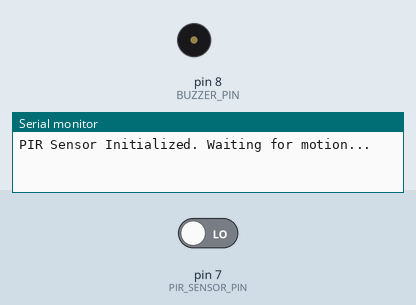
Bench run of a sketch on a simulated Arduino Uno, built with avr-gcc and run on an emulated ATmega328P. Shown: buzzer (waves = sounding, pin HIGH), the last lines printed to the serial monitor. The inputs (shaded band) are chosen by the test bench; at power-on: pin 7 (PIR_SENSOR_PIN) LOW.

Above: at 1.2 s.
1.3 s: pin 7 (PIR_SENSOR_PIN) driven HIGH
At 1.7 s:
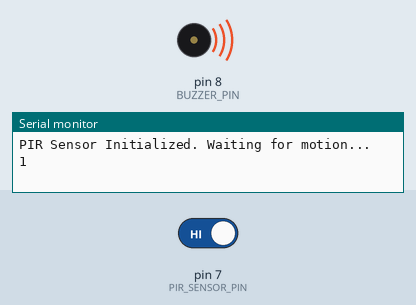
4.3 s: pin 7 (PIR_SENSOR_PIN) driven LOW
At 5.2 s:
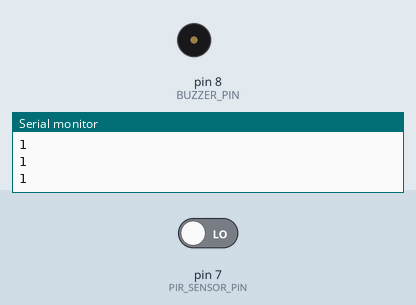
Timing chart, 0 to 7.3 s (numbered marks = the images above; inputs shaded):
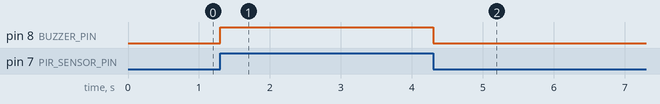

The sketch:

BAPA_CP.ino
```cpp
const int PIR_SENSOR_PIN = 7;  // PIR sensor output pin (changed to pin 7)
const int BUZZER_PIN = 8;      // Buzzer connected to pin 8

void setup() {
  pinMode(PIR_SENSOR_PIN, INPUT);
  pinMode(BUZZER_PIN, OUTPUT);
  Serial.begin(115200);
  Serial.println("PIR Sensor Initialized. Waiting for motion...");
}

void loop() {
  if (digitalRead(PIR_SENSOR_PIN) == HIGH) {
    Serial.println("1");               // Send '1' when motion is detected
    digitalWrite(BUZZER_PIN, HIGH);     // Turn on buzzer
    delay(500);                         // Buzzer on for 500 ms
    digitalWrite(BUZZER_PIN, LOW);      // Turn off buzzer
  }
}
```

Measured:
- after the input at 1.3 s, pin 8 (BUZZER_PIN): LOW → HIGH at once
- after the input at 4.3 s, pin 8 (BUZZER_PIN): HIGH → LOW at once
